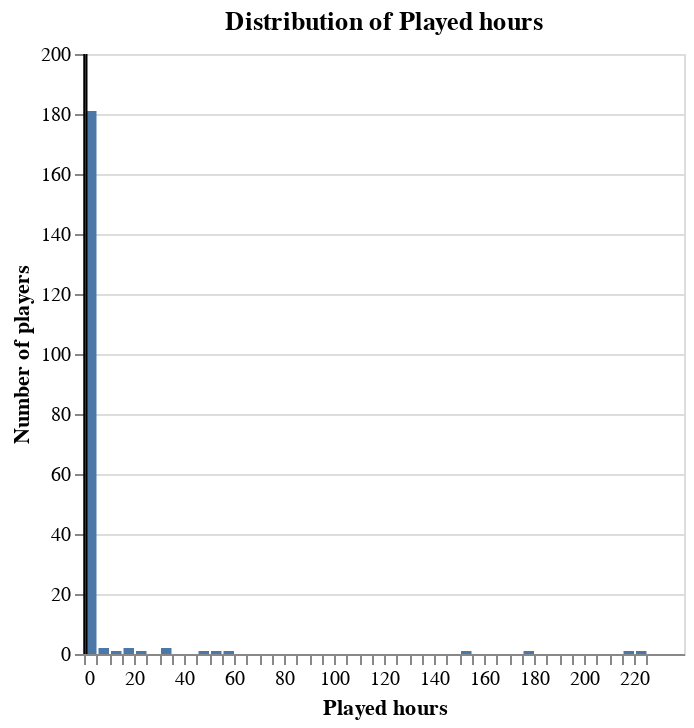

Here is the notebook cell this chart was saved with:
### Markdown cell above
With these values in place, a visualisation of where the median playtime and 80th percentile playtime is located across all players was created.

### Code cell
# method is predicting based on age
playtime_distribution = alt.Chart(players_clean).mark_bar().encode(
    x=alt.X("played_hours").title("Played hours").bin(maxbins=90).scale(), 
    y=alt.Y("count()").title("Number of players")
).properties(title="Distribution of Played hours")

median = alt.Chart().mark_rule().encode(x=alt.datum(median_playtime))
top_20 = alt.Chart().mark_rule().encode(x=alt.datum(top_20_playtime))

hist_with_ranges = playtime_distribution + median + top_20
hist_with_ranges

# the vast, vast, vast majority of players barely even get an hour. There is a very small amount of players that have
# a signficant amount of playtime 

# is a significant issue for k means, as we need to create a large amount of data

### Figure 1 — Vega specification as saved in the notebook (floating-point values rounded to 4 significant figures)
{"$schema": "https://vega.github.io/schema/vega/v5.json", "data": [{"name": "empty", "values": [{}]}, {"name": "source_0", "values": [{"__count": 2, "bin_maxbins_90_played_hours": 30.0, "bin_maxbins_90_played_hours_end": 35.0}, {"__count": 181, "bin_maxbins_90_played_hours": 0.0, "bin_maxbins_90_played_hours_end": 5.0}, {"__count": 1, "bin_maxbins_90_played_hours": 45.0, "bin_maxbins_90_played_hours_end": 50.0}, {"__count": 2, "bin_maxbins_90_played_hours": 5.0, "bin_maxbins_90_played_hours_end": 10.0}, {"__count": 1, "bin_maxbins_90_played_hours": 10.0, "bin_maxbins_90_played_hours_end": 15.0}, {"__count": 1, "bin_maxbins_90_played_hours": 215.0, "bin_maxbins_90_played_hours_end": 220.0}, {"__count": 2, "bin_maxbins_90_played_hours": 15.0, "bin_maxbins_90_played_hours_end": 20.0}, {"__count": 1, "bin_maxbins_90_played_hours": 50.0, "bin_maxbins_90_played_hours_end": 55.0}, {"__count": 1, "bin_maxbins_90_played_hours": 220.0, "bin_maxbins_90_played_hours_end": 225.0}, {"__count": 1, "bin_maxbins_90_played_hours": 150.0, "bin_maxbins_90_played_hours_end": 155.0}, {"__count": 1, "bin_maxbins_90_played_hours": 55.0, "bin_maxbins_90_played_hours_end": 60.0}, {"__count": 1, "bin_maxbins_90_played_hours": 20.0, "bin_maxbins_90_played_hours_end": 25.0}, {"__count": 1, "bin_maxbins_90_played_hours": 175.0, "bin_maxbins_90_played_hours_end": 180.0}]}, {"name": "source_0_y_domain___count", "values": [{"min": 1, "max": 181}]}], "signals": [{"name": "layer_0_bin_maxbins_90_played_hours_bins", "value": {"fields": ["played_hours"], "fname": "bin_played_hours", "start": 0.0, "step": 5.0, "stop": 225.0}}], "marks": [{"type": "rect", "name": "layer_0_marks", "from": {"data": "source_0"}, "encode": {"update": {"x2": {"field": "bin_maxbins_90_played_hours", "scale": "x", "offset": {"signal": "0.5 + (abs(scale(\"x\", datum[\"bin_maxbins_90_played_hours_end\"]) - scale(\"x\", datum[\"bin_maxbins_90_played_hours\"])) < 0.25 ? -0.5 * (0.25 - (abs(scale(\"x\", datum[\"bin_maxbins_90_played_hours_end\"]) - scale(\"x\", datum[\"bin_maxbins_90_played_hours\"])))) : 0.5)"}}, "x": {"field": "bin_maxbins_90_played_hours_end", "scale": "x", "offset": {"signal": "0.5 + (abs(scale(\"x\", datum[\"bin_maxbins_90_played_hours_end\"]) - scale(\"x\", datum[\"bin_maxbins_90_played_hours\"])) < 0.25 ? 0.5 * (0.25 - (abs(scale(\"x\", datum[\"bin_maxbins_90_played_hours_end\"]) - scale(\"x\", datum[\"bin_maxbins_90_played_hours\"])))) : -0.5)"}}, "y2": {"value": 0, "scale": "y"}, "fill": {"value": "#4c78a8"}, "y": {"field": "__count", "scale": "y"}}}, "style": ["bar"]}, {"type": "rule", "name": "layer_1_marks", "from": {"data": "empty"}, "encode": {"update": {"y": {"value": 0}, "stroke": {"value": "black"}, "y2": {"field": {"signal": null, "datum": null, "group": "height", "parent": null}}, "x": {"value": 0.1, "scale": "x"}}}, "style": ["rule"]}, {"type": "rule", "name": "layer_2_marks", "from": {"data": "empty"}, "encode": {"update": {"stroke": {"value": "black"}, "y": {"value": 0}, "x": {"value": 1, "scale": "x"}, "y2": {"field": {"signal": null, "datum": null, "group": "height", "parent": null}}}}, "style": ["rule"]}], "scales": [{"name": "x", "type": "linear", "domain": {"fields": [{"signal": "[layer_0_bin_maxbins_90_played_hours_bins.start, layer_0_bin_maxbins_90_played_hours_bins.stop]"}, [0.1], [1]]}, "range": [0, {"signal": "width"}], "bins": {"signal": "layer_0_bin_maxbins_90_played_hours_bins"}, "zero": false, "nice": true}, {"name": "y", "type": "linear", "domain": [{"signal": "(data(\"source_0_y_domain___count\")[0] || {}).min"}, {"signal": "(data(\"source_0_y_domain___count\")[0] || {}).max"}], "range": [{"signal": "height"}, 0], "nice": true, "zero": true}], "axes": [{"scale": "y", "orient": "left", "gridScale": "x", "minExtent": 0, "grid": true, "tickCount": {"signal": "ceil(height/40)"}, "labels": false, "domain": false, "maxExtent": 0, "ticks": false, "zindex": 0, "aria": false}, {"scale": "x", "tickCount": {"signal": "ceil(width/10)"}, "labelFlush": true, "labelOverlap": true, "grid": false, "title": "Played hours", "zindex": 0, "orient": "bottom"}, {"scale": "y", "labelOverlap": true, "tickCount": {"signal": "ceil(height/40)"}, "zindex": 0, "orient": "left", "grid": false, "title": "Number of players"}], "title": {"text": "Distribution of Played hours", "frame": "group"}, "style": "cell", "background": "white", "padding": 5, "height": 300, "width": 300}
